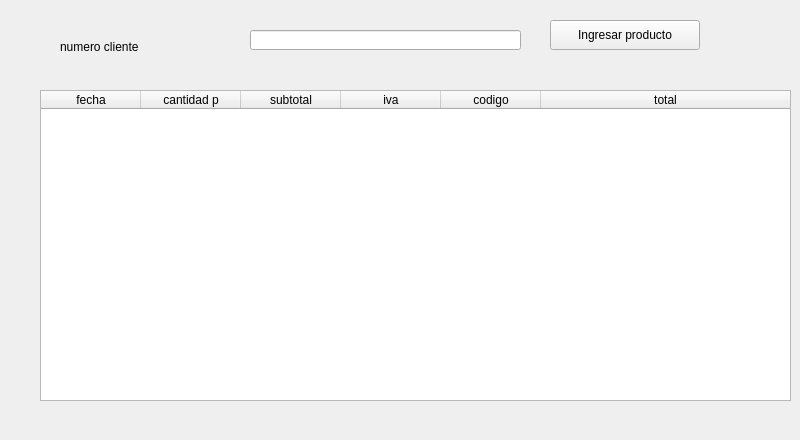
               <widget class="QWidget" name="page">
                <widget class="QLineEdit" name="buscar_2">
                 <property name="geometry">
                  <rect>
                   <x>250</x>
                   <y>30</y>
                   <width>271</width>
                   <height>20</height>
                  </rect>
                 </property>
                </widget>
                <widget class="QLabel" name="c">
                 <property name="geometry">
                  <rect>
                   <x>60</x>
                   <y>40</y>
                   <width>230</width>
                   <height>13</height>
                  </rect>
                 </property>
                 <property name="text">
                  <string>numero cliente</string>
                 </property>
                </widget>
                <widget class="QPushButton" name="ingreso">
                 <property name="geometry">
                  <rect>
                   <x>550</x>
                   <y>20</y>
                   <width>150</width>
                   <height>30</height>
                  </rect>
                 </property>
                 <property name="text">
                  <string>Ingresar producto</string>
                 </property>
                </widget>
                <widget class="QTableWidget" name="tableWidget_2">
                 <property name="geometry">
                  <rect>
                   <x>40</x>
                   <y>90</y>
                   <width>751</width>
                   <height>311</height>
                  </rect>
                 </property>
                 <attribute name="horizontalHeaderStretchLastSection">
                  <bool>true</bool>
                 </attribute>
                 <column>
                  <property name="text">
                   <string>fecha</string>
                  </property>
                 </column>
                 <column>
                  <property name="text">
                   <string>cantidad p</string>
                  </property>
                 </column>
                 <column>
                  <property name="text">
                   <string>subtotal</string>
                  </property>
                 </column>
                 <column>
                  <property name="text">
                   <string>iva</string>
                  </property>
                 </column>
                 <column>
                  <property name="text">
                   <string>codigo</string>
                  </property>
                 </column>
                 <column>
                  <property name="text">
                   <string>total</string>
                  </property>
                 </column>
                </widget>
                <widget class="QLabel" name="subtotal">
                 <property name="geometry">
                  <rect>
                   <x>190</x>
                   <y>350</y>
                   <width>61</width>
                   <height>81</height>
                  </rect>
                 </property>
                 <property name="font">
                  <font>
                   <family>Arial Black</family>
                   <pointsize>12</pointsize>
                   <weight>10</weight>
                   <italic>false</italic>
                   <bold>false</bold>
                  </font>
                 </property>
                 <property name="text">
                  <string/>
                 </property>
                </widget>
               </widget>
